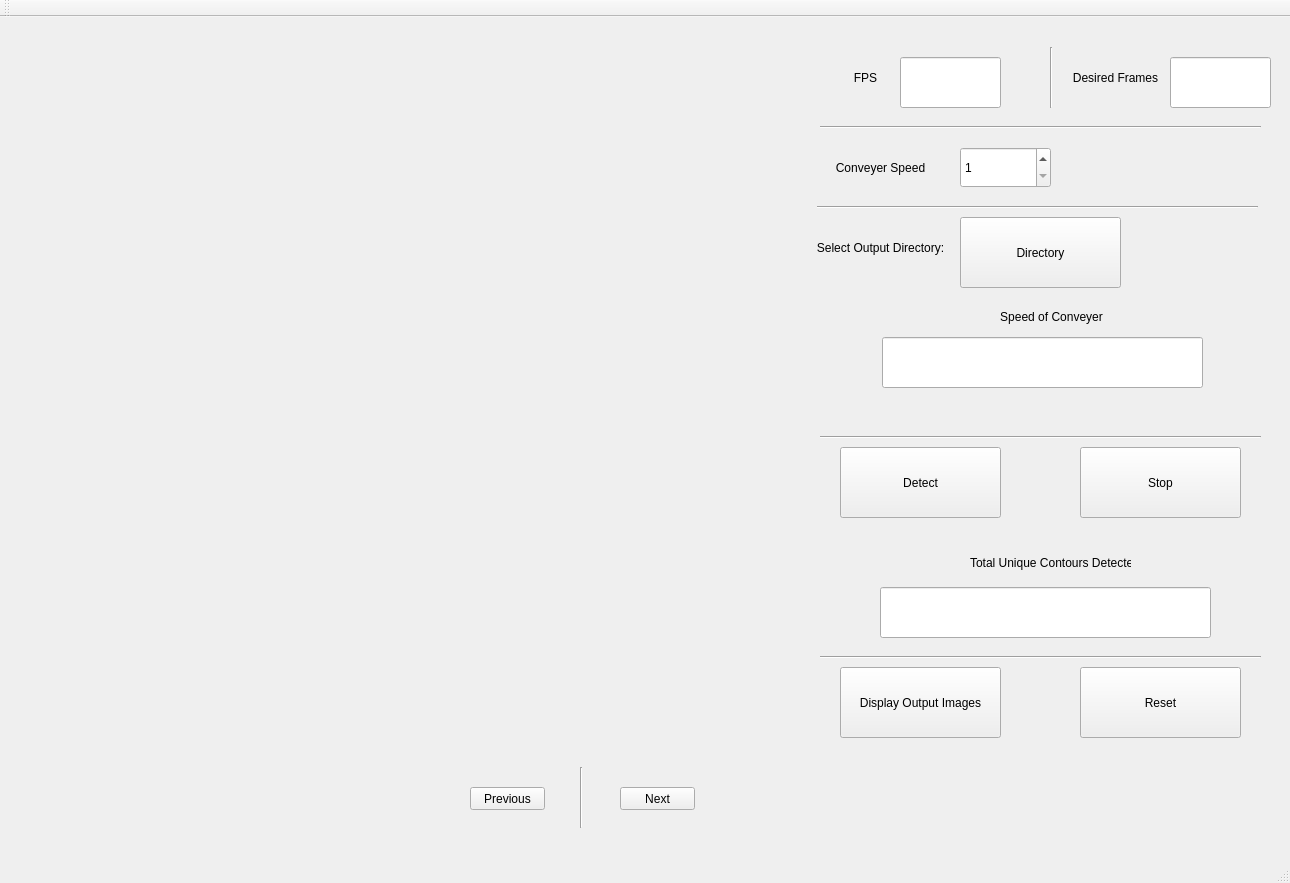
<?xml version="1.0" encoding="UTF-8"?>
<ui version="4.0">
 <class>MainWindow</class>
 <widget class="QMainWindow" name="MainWindow">
  <property name="geometry">
   <rect>
    <x>0</x>
    <y>0</y>
    <width>1290</width>
    <height>883</height>
   </rect>
  </property>
  <property name="windowTitle">
   <string>AA20240615_Counting_Machine</string>
  </property>
  <widget class="QWidget" name="centralWidget">
   <widget class="QPushButton" name="Detect">
    <property name="geometry">
     <rect>
      <x>840</x>
      <y>430</y>
      <width>161</width>
      <height>71</height>
     </rect>
    </property>
    <property name="text">
     <string>Detect</string>
    </property>
   </widget>
   <widget class="QPushButton" name="Directory">
    <property name="geometry">
     <rect>
      <x>960</x>
      <y>200</y>
      <width>161</width>
      <height>71</height>
     </rect>
    </property>
    <property name="text">
     <string>Directory</string>
    </property>
   </widget>
   <widget class="QPushButton" name="Display_Output_Images">
    <property name="geometry">
     <rect>
      <x>840</x>
      <y>650</y>
      <width>161</width>
      <height>71</height>
     </rect>
    </property>
    <property name="text">
     <string>Display Output Images</string>
    </property>
   </widget>
   <widget class="QLabel" name="label">
    <property name="geometry">
     <rect>
      <x>810</x>
      <y>210</y>
      <width>141</width>
      <height>41</height>
     </rect>
    </property>
    <property name="text">
     <string>Select Output Directory:</string>
    </property>
    <property name="alignment">
     <set>Qt::AlignCenter</set>
    </property>
   </widget>
   <widget class="QPushButton" name="PREVIOUS">
    <property name="geometry">
     <rect>
      <x>470</x>
      <y>770</y>
      <width>75</width>
      <height>23</height>
     </rect>
    </property>
    <property name="text">
     <string>Previous</string>
    </property>
   </widget>
   <widget class="QPushButton" name="NEXT">
    <property name="geometry">
     <rect>
      <x>620</x>
      <y>770</y>
      <width>75</width>
      <height>23</height>
     </rect>
    </property>
    <property name="text">
     <string>Next</string>
    </property>
   </widget>
   <widget class="QLabel" name="Image">
    <property name="geometry">
     <rect>
      <x>40</x>
      <y>40</y>
      <width>691</width>
      <height>671</height>
     </rect>
    </property>
    <property name="text">
     <string/>
    </property>
   </widget>
   <widget class="QLabel" name="Status">
    <property name="geometry">
     <rect>
      <x>800</x>
      <y>750</y>
      <width>461</width>
      <height>51</height>
     </rect>
    </property>
    <property name="text">
     <string/>
    </property>
   </widget>
   <widget class="QLineEdit" name="countEdit">
    <property name="geometry">
     <rect>
      <x>880</x>
      <y>570</y>
      <width>331</width>
      <height>51</height>
     </rect>
    </property>
    <property name="font">
     <font>
      <pointsize>32</pointsize>
     </font>
    </property>
   </widget>
   <widget class="QPushButton" name="Stop">
    <property name="geometry">
     <rect>
      <x>1080</x>
      <y>430</y>
      <width>161</width>
      <height>71</height>
     </rect>
    </property>
    <property name="text">
     <string>Stop</string>
    </property>
   </widget>
   <widget class="QLabel" name="conv_speed_2">
    <property name="geometry">
     <rect>
      <x>810</x>
      <y>130</y>
      <width>141</width>
      <height>41</height>
     </rect>
    </property>
    <property name="text">
     <string>Conveyer Speed</string>
    </property>
    <property name="alignment">
     <set>Qt::AlignCenter</set>
    </property>
   </widget>
   <widget class="QSpinBox" name="spinBox">
    <property name="geometry">
     <rect>
      <x>960</x>
      <y>130</y>
      <width>91</width>
      <height>41</height>
     </rect>
    </property>
    <property name="mouseTracking">
     <bool>false</bool>
    </property>
    <property name="suffix">
     <string notr="true"/>
    </property>
    <property name="minimum">
     <number>1</number>
    </property>
    <property name="maximum">
     <number>50</number>
    </property>
    <property name="displayIntegerBase">
     <number>10</number>
    </property>
   </widget>
   <widget class="Line" name="line">
    <property name="geometry">
     <rect>
      <x>817</x>
      <y>180</y>
      <width>441</width>
      <height>20</height>
     </rect>
    </property>
    <property name="orientation">
     <enum>Qt::Horizontal</enum>
    </property>
   </widget>
   <widget class="Line" name="line_2">
    <property name="geometry">
     <rect>
      <x>820</x>
      <y>410</y>
      <width>441</width>
      <height>20</height>
     </rect>
    </property>
    <property name="orientation">
     <enum>Qt::Horizontal</enum>
    </property>
   </widget>
   <widget class="Line" name="line_3">
    <property name="geometry">
     <rect>
      <x>820</x>
      <y>630</y>
      <width>441</width>
      <height>20</height>
     </rect>
    </property>
    <property name="orientation">
     <enum>Qt::Horizontal</enum>
    </property>
   </widget>
   <widget class="Line" name="line_4">
    <property name="geometry">
     <rect>
      <x>580</x>
      <y>750</y>
      <width>3</width>
      <height>61</height>
     </rect>
    </property>
    <property name="orientation">
     <enum>Qt::Vertical</enum>
    </property>
   </widget>
   <widget class="QLabel" name="label_2">
    <property name="geometry">
     <rect>
      <x>970</x>
      <y>530</y>
      <width>161</width>
      <height>31</height>
     </rect>
    </property>
    <property name="text">
     <string>Total Unique Contours Detected</string>
    </property>
   </widget>
   <widget class="Line" name="line_5">
    <property name="geometry">
     <rect>
      <x>820</x>
      <y>100</y>
      <width>441</width>
      <height>20</height>
     </rect>
    </property>
    <property name="orientation">
     <enum>Qt::Horizontal</enum>
    </property>
   </widget>
   <widget class="QLabel" name="label_3">
    <property name="geometry">
     <rect>
      <x>830</x>
      <y>40</y>
      <width>71</width>
      <height>41</height>
     </rect>
    </property>
    <property name="text">
     <string>FPS</string>
    </property>
    <property name="alignment">
     <set>Qt::AlignCenter</set>
    </property>
   </widget>
   <widget class="QLineEdit" name="FPS">
    <property name="geometry">
     <rect>
      <x>900</x>
      <y>40</y>
      <width>101</width>
      <height>51</height>
     </rect>
    </property>
   </widget>
   <widget class="QLineEdit" name="Frames">
    <property name="geometry">
     <rect>
      <x>1170</x>
      <y>40</y>
      <width>101</width>
      <height>51</height>
     </rect>
    </property>
   </widget>
   <widget class="QLabel" name="label_4">
    <property name="geometry">
     <rect>
      <x>1070</x>
      <y>40</y>
      <width>91</width>
      <height>41</height>
     </rect>
    </property>
    <property name="text">
     <string>Desired Frames</string>
    </property>
    <property name="alignment">
     <set>Qt::AlignCenter</set>
    </property>
   </widget>
   <widget class="Line" name="line_6">
    <property name="geometry">
     <rect>
      <x>1050</x>
      <y>30</y>
      <width>3</width>
      <height>61</height>
     </rect>
    </property>
    <property name="orientation">
     <enum>Qt::Vertical</enum>
    </property>
   </widget>
   <widget class="QPushButton" name="Reset">
    <property name="geometry">
     <rect>
      <x>1080</x>
      <y>650</y>
      <width>161</width>
      <height>71</height>
     </rect>
    </property>
    <property name="text">
     <string>Reset</string>
    </property>
   </widget>
   <widget class="QLabel" name="label_5">
    <property name="geometry">
     <rect>
      <x>886</x>
      <y>290</y>
      <width>331</width>
      <height>20</height>
     </rect>
    </property>
    <property name="text">
     <string>Speed of Conveyer</string>
    </property>
    <property name="alignment">
     <set>Qt::AlignCenter</set>
    </property>
   </widget>
   <widget class="QLineEdit" name="speed_conv">
    <property name="geometry">
     <rect>
      <x>882</x>
      <y>320</y>
      <width>321</width>
      <height>51</height>
     </rect>
    </property>
    <property name="font">
     <font>
      <pointsize>32</pointsize>
     </font>
    </property>
   </widget>
  </widget>
  <widget class="QMenuBar" name="menuBar">
   <property name="geometry">
    <rect>
     <x>0</x>
     <y>0</y>
     <width>1290</width>
     <height>21</height>
    </rect>
   </property>
  </widget>
  <widget class="QToolBar" name="mainToolBar">
   <attribute name="toolBarArea">
    <enum>TopToolBarArea</enum>
   </attribute>
   <attribute name="toolBarBreak">
    <bool>false</bool>
   </attribute>
  </widget>
  <widget class="QStatusBar" name="statusBar"/>
 </widget>
 <layoutdefault spacing="6" margin="11"/>
 <resources>
  <include location="AA20240615_Counting_Machine.qrc"/>
 </resources>
 <connections>
  <connection>
   <sender>Reset</sender>
   <signal>clicked()</signal>
   <receiver>countEdit</receiver>
   <slot>clear()</slot>
   <hints>
    <hint type="sourcelabel">
     <x>1203</x>
     <y>700</y>
    </hint>
    <hint type="destinationlabel">
     <x>1159</x>
     <y>645</y>
    </hint>
   </hints>
  </connection>
  <connection>
   <sender>Reset</sender>
   <signal>clicked()</signal>
   <receiver>Frames</receiver>
   <slot>clear()</slot>
   <hints>
    <hint type="sourcelabel">
     <x>1215</x>
     <y>687</y>
    </hint>
    <hint type="destinationlabel">
     <x>1213</x>
     <y>102</y>
    </hint>
   </hints>
  </connection>
  <connection>
   <sender>Reset</sender>
   <signal>clicked()</signal>
   <receiver>Image</receiver>
   <slot>clear()</slot>
   <hints>
    <hint type="sourcelabel">
     <x>1116</x>
     <y>698</y>
    </hint>
    <hint type="destinationlabel">
     <x>525</x>
     <y>418</y>
    </hint>
   </hints>
  </connection>
  <connection>
   <sender>Reset</sender>
   <signal>clicked()</signal>
   <receiver>speed_conv</receiver>
   <slot>clear()</slot>
   <hints>
    <hint type="sourcelabel">
     <x>1190</x>
     <y>701</y>
    </hint>
    <hint type="destinationlabel">
     <x>1147</x>
     <y>389</y>
    </hint>
   </hints>
  </connection>
  <connection>
   <sender>Reset</sender>
   <signal>clicked()</signal>
   <receiver>Status</receiver>
   <slot>clear()</slot>
   <hints>
    <hint type="sourcelabel">
     <x>1097</x>
     <y>743</y>
    </hint>
    <hint type="destinationlabel">
     <x>1114</x>
     <y>804</y>
    </hint>
   </hints>
  </connection>
  <connection>
   <sender>Reset</sender>
   <signal>clicked()</signal>
   <receiver>countEdit</receiver>
   <slot>clear()</slot>
   <hints>
    <hint type="sourcelabel">
     <x>1087</x>
     <y>693</y>
    </hint>
    <hint type="destinationlabel">
     <x>1063</x>
     <y>646</y>
    </hint>
   </hints>
  </connection>
 </connections>
</ui>
